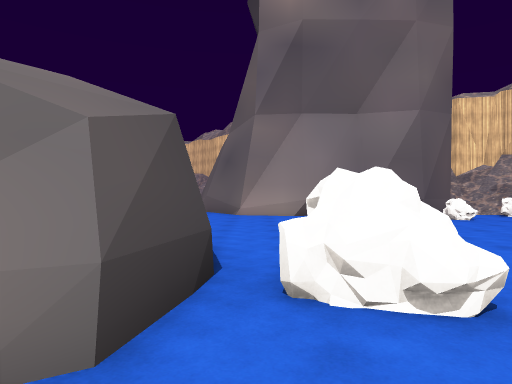
view 1 (above)

20 first-person views from a walk through a 3-D level made in the Unity game engine. The camera is 1.5 m above the floor, looks level and sees 75° across. The floor is counted in squares, 2 m on a side. Each view is taken from the middle of a square. On the plan, view 1 faces up. The plan holds only what a view shows up to about 11 squares ahead; the rest is blank. The place goes on beyond the plan. The player character is not drawn. Some surface patterns are stand-ins.

view 2
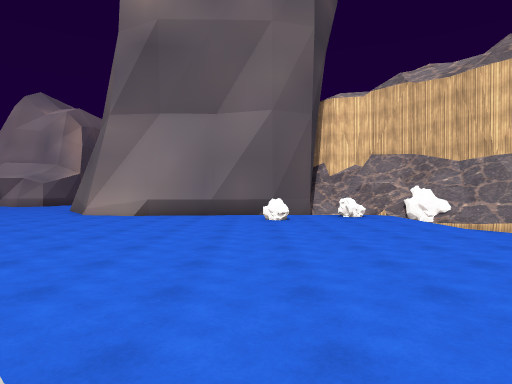

view 3
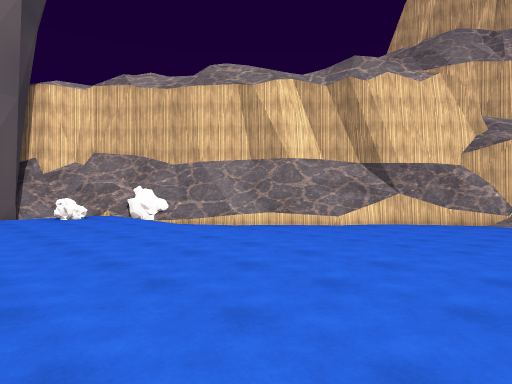

view 4
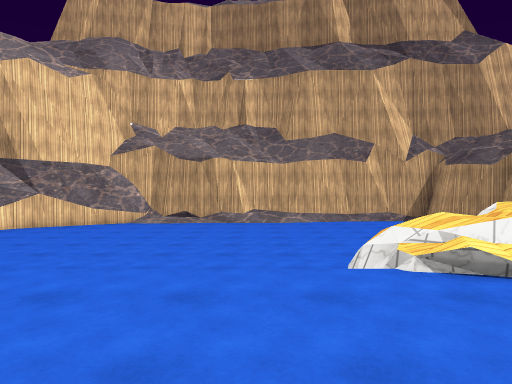

view 5
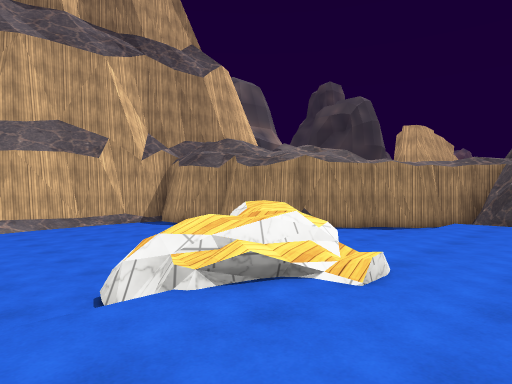

view 6
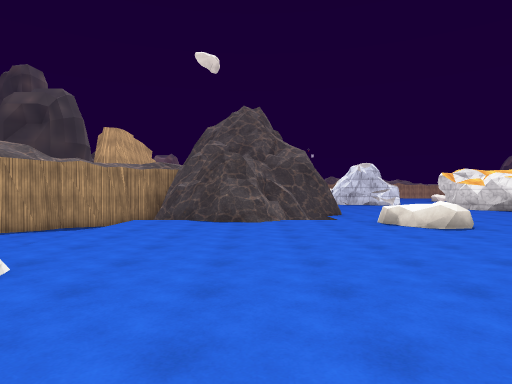

view 7
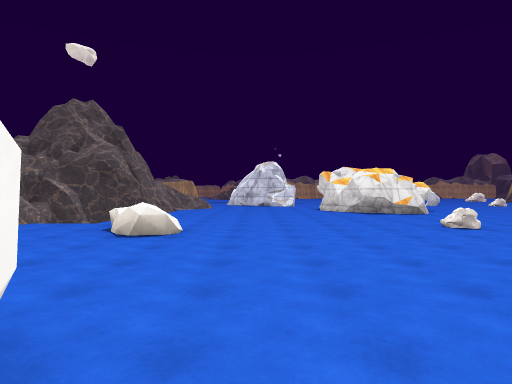

view 8
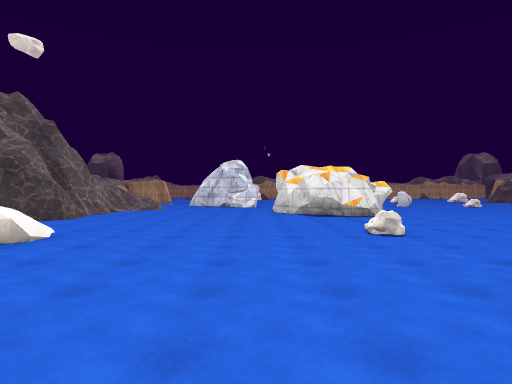

view 9
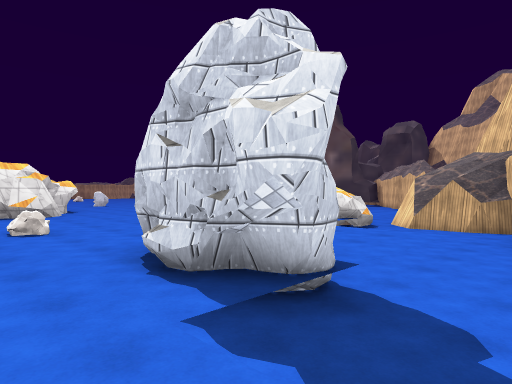

view 10
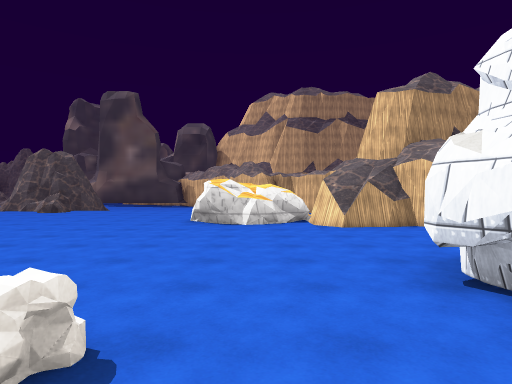

view 11
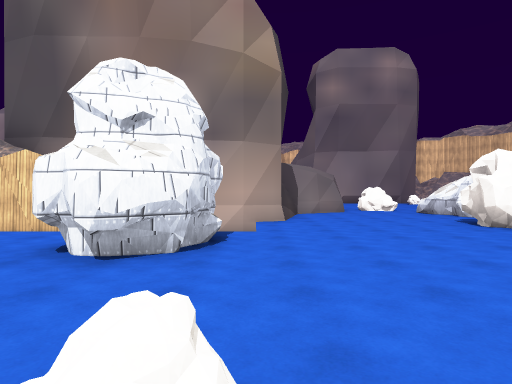

view 12
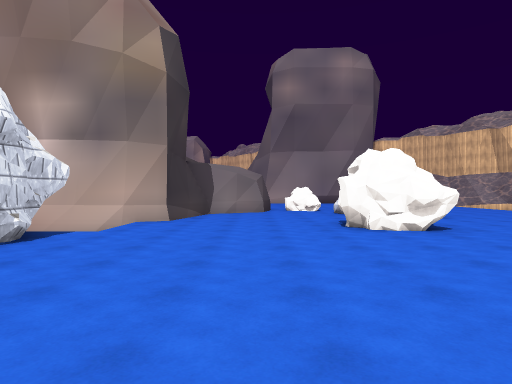

view 13
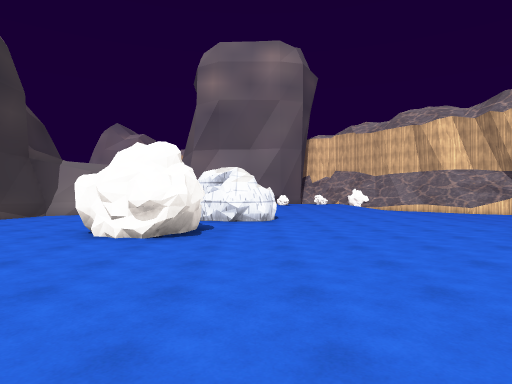

view 14
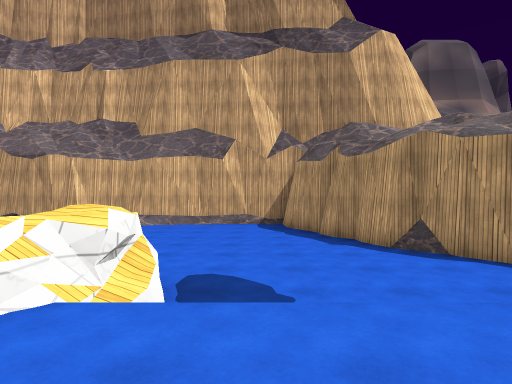

view 15
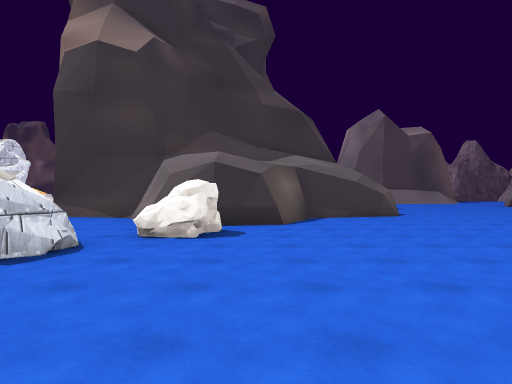

view 16
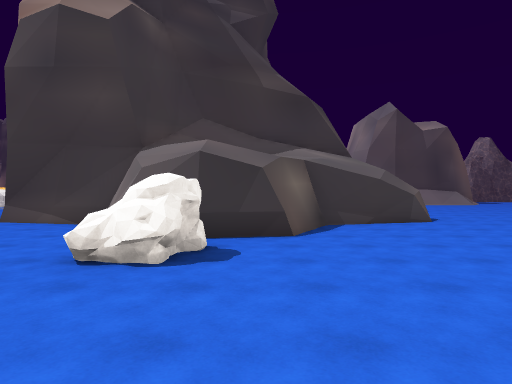

view 17
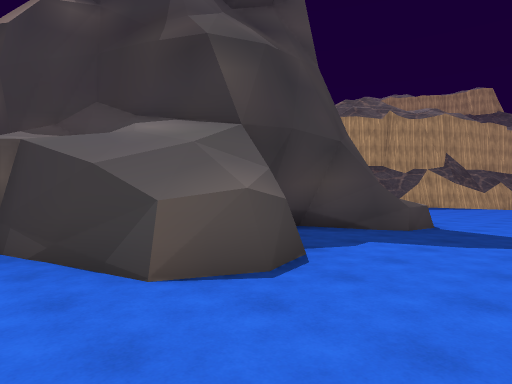

view 18
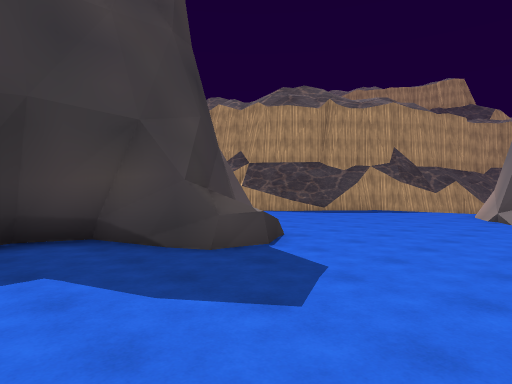

view 19
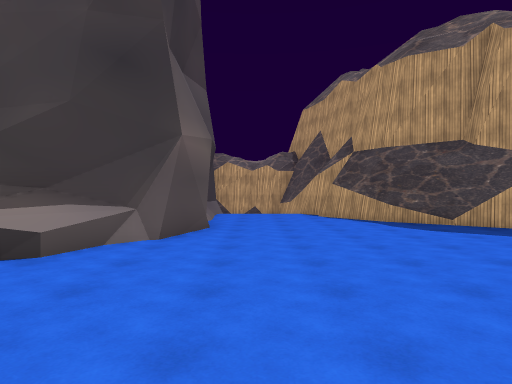

view 20
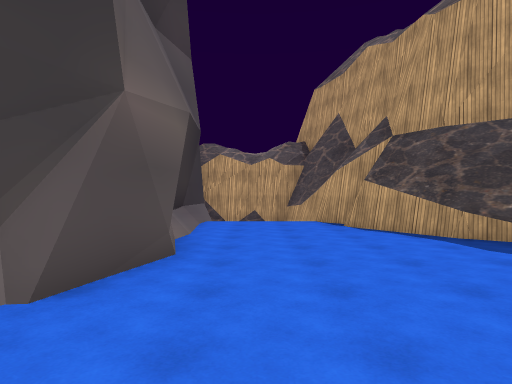

### Floor plan
Key: @ floor where view 1 was taken; # wall or solid block; . main floor; - floor 0.5 m lower than the main floor; / step, stairs or slope; = window, fence, low wall or low ledge; ^ raised ledge; O other object.
Columns run from 18 left of view 1 to 18 right of it. Each row starts with its distance up from view 1.
 12      .  ........         #=#
 11  ##/..............######///###
 10 ##/.......................O.O#
  9 .......................OO... ##
  8  .......=#...##............. -##
  7  ....../###.  ##............ --##
  6 ....../#####   #............ ---##
  5 #...../#       ##........... ----##
  4 ##.....#        ##.......... -----##
  3  ##....#         #.O........ ------#
  2   #....#        ##.O........ ------#
  1   ##...#       ##...^# .....-------/
  0    #--/#       #..@.###.....-------/#
 -1    #-  #      ##.....##.....-------/#
 -2    #####    ###/............-------/#
 -3      #  ## ////....OOO....../------/#
 -4      # -------/....OOO...../#/-----/#
 -5      #---...##.............=# ------#
 -6      #-  ...##...............-------#
 -7     ##-  ...##..............--------#
 -8      /#/....................-------##
 -9       ##............O.......-----###
-10       ##......O.....//......---###
-11     ................../####/--##
-12     ................../####/-##
-13     ................./##  ####
-14     ................./#
-15     ........###....../#

Positions as (right, up) in squares from view 1, and headings:
1: (0, 0), facing up
2: (5, 0), facing up
3: (5, 0), facing up-right
4: (6, -2), facing right
5: (7, -2), facing down-right
6: (6, -2), facing down
7: (0, -3), facing down
8: (-2, -4), facing down
9: (-3, -3), facing down-left
10: (-3, -9), facing left
11: (-4, -11), facing up
12: (-1, -11), facing up
13: (4, -10), facing up
14: (7, -7), facing right
15: (7, 4), facing left
16: (5, 4), facing left
17: (-2, 11), facing down-left
18: (-6, 12), facing down-left
19: (-13, 12), facing down
20: (-13, 9), facing down
